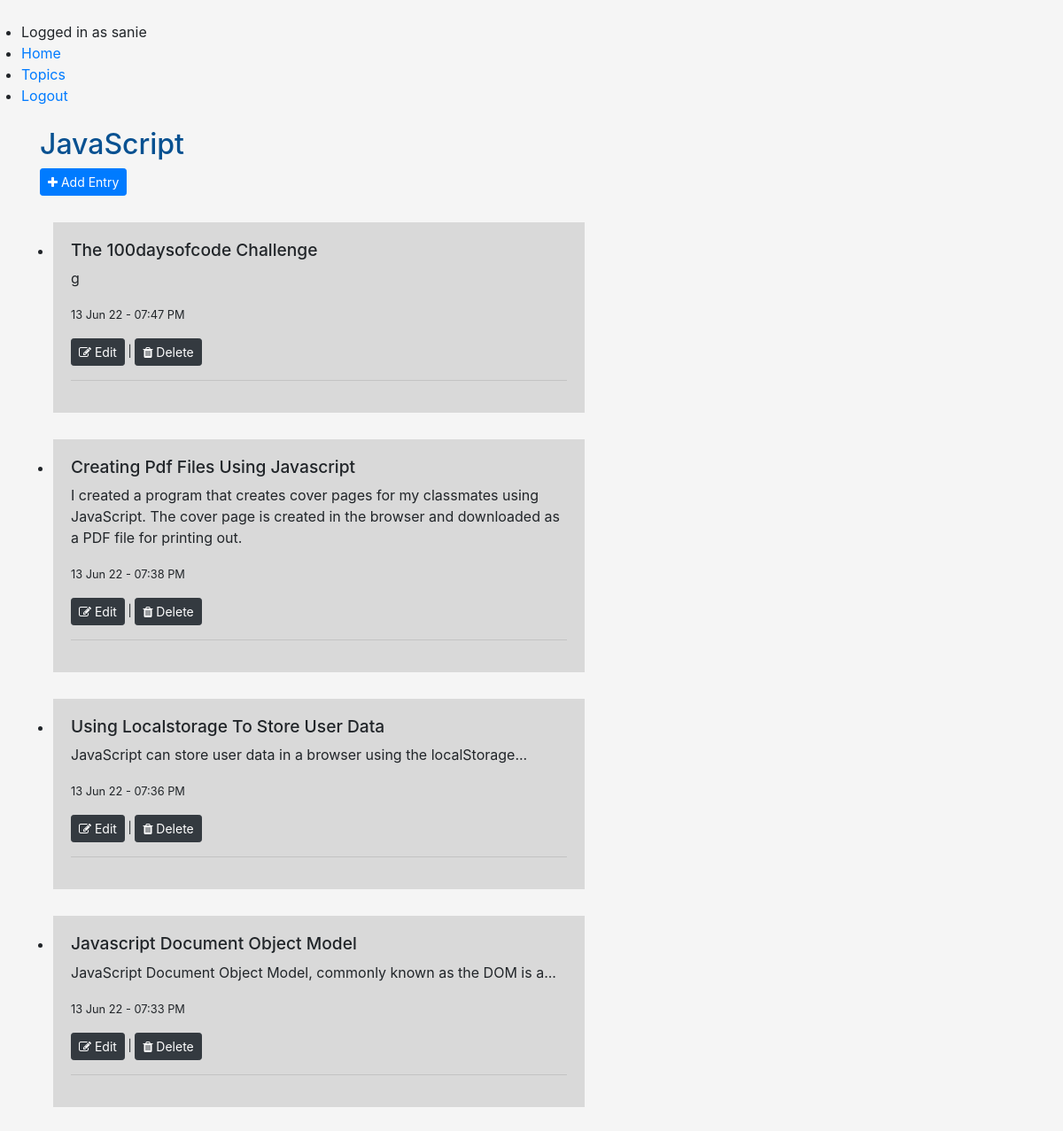
Page /topics/4/ (signed in) on the committed database.
### learning_logs/models.py (models this page shows, shortened)
class Topic(models.Model):
	owner = models.ForeignKey(User, on_delete=models.CASCADE)
	topic_name = models.CharField(max_length=60)
	date_added = models.DateTimeField(auto_now_add=True)
	time_edited = models.DateTimeField(auto_now=True)
	topic_description = models.TextField(max_length=80, blank=True, null=True)
	class Meta:
		ordering = ['-date_added']
	def __str__(self):
		return self.topic_name

class Entry(models.Model):
	topic = models.ForeignKey(Topic, on_delete=models.CASCADE)
	entry_title = models.CharField(max_length=100, blank=True)
	entry_text = models.TextField(max_length=500)
	date_added = models.DateTimeField(auto_now_add=True)
	edited = models.DateTimeField(auto_now=True, null=True)
	class Meta:
		verbose_name_plural = 'entries'
		ordering = ['-date_added']

### learning_logs/views.py (the view)
# urls.py: path('topics/<int:pk>/', views.DetailTopic.as_view(), name='topic-detail'),
class DetailTopic(LoginRequiredMixin, generic.DetailView):
	model = Topic
	template_name = 'learning_logs/topic-detail.html'

### learning_logs/templates/learning_logs/topic-detail.html (shortened to what this page needs)
{% extends 'learning_logs/base.html' %}
{% block content %}
	<h1>{{topic}}</h1>
	<a href="{% url 'new-entry' topic.id %}" class="btn btn-sm btn-primary"> <i class="fa fa-plus"></i> Add Entry</a>
	<div class="container my-4">
		<ul>
			{% for entries in topic.entry_set.all %}
				<li class="entry">
					<h2>{{entries.entry_title|title}}</h2>
					<p>{{entries.entry_text}}</p>
					<p><small>{{entries.date_added|date:'d M y - h:i A'}}</small></p>
					<p><small><a class="btn btn-sm btn-dark" href="{% url 'edit-entry' entries.id %}"><span class="fa fa-edit"></span> Edit</a> | <a class="btn btn-sm btn-dark" href="{% url 'delete-entry' entries.id %}"><span class="fa fa-trash"></span> Delete</a></small></p>
					<hr>
				</li>
			{% empty %}
			<li>No Entries were found for this topic. <br>
				When you add entries for <strong>{{topic}}</strong>, you will find them here.
			</li>
			{% endfor %}
		</ul>
	</div>
{% endblock content %}

### learning_logs/templates/learning_logs/base.html (shortened to what this page needs)
{% load static %}
<!DOCTYPE html>
<html lang="en">
<head>
	<link rel="stylesheet" href="https://cdnjs.cloudflare.com/ajax/libs/font-awesome/4.7.0/css/font-awesome.min.css">
    <link rel="stylesheet" href="https://maxcdn.bootstrapcdn.com/bootstrap/4.5.2/css/bootstrap.min.css">
	<link rel="stylesheet" href="{% static 'css/main.css' %}">
</head>
<body>
	<header class="m-4">
		<ul class="sidebar-nav">
			<li>{% if user.is_authenticated %} Logged in as {{user.username}} {% else %} Not Logged
				                        In {% endif %}
			</li>
			<li><a href="{% url 'index' %}">Home</a></li>
			<li><a href="{% url 'topics' %}">Topics</a></li>
			{% if user.is_authenticated %}
			<li><a href="{% url 'logout' %}">Logout</a></li>
			{% endif %}
		</ul>
	</header>
	<main class="container">
		{% block content %}
		{% endblock content %}
	</main>
</body>
</html>

### learning_logs/static/css/main.css (style rules this page uses)
body { background: whitesmoke; }
h1 { font-size: xx-large; color: #085191; }
h2 { font-size: larger; }
.entry { background: #d9d9d9; padding: 20px; margin: 30px 0px; max-width: 600px; }
ul { padding: 0; }

### rows in the picture
Topic: topic_name "JavaScript"
Entry: entry_title "The 100daysofcode Challenge", entry_text "g", date_added "13 Jun 22 - 07:47 PM"
Entry: entry_title "Creating Pdf Files Using Javascript", entry_text "I created a program that creates cover pages for my classmates using JavaScript. The cover page is created in the browser and downloaded as a PDF file for printing out.", date_added "13 Jun 22 - 07:38 PM"
Entry: entry_title "Using Localstorage To Store User Data", entry_text "JavaScript can store user data in a browser using the localStorage...", date_added "13 Jun 22 - 07:36 PM"
Entry: entry_title "Javascript Document Object Model", entry_text "JavaScript Document Object Model, commonly known as the DOM is a...", date_added "13 Jun 22 - 07:33 PM"

### other values in the picture
{{ user.username }} "sanie"
